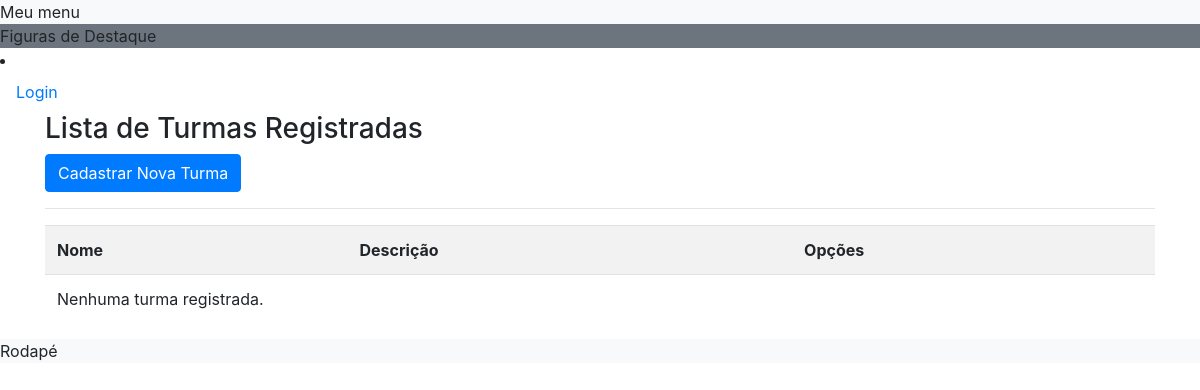
The page /listar/turmas/ on the database as committed earlier.
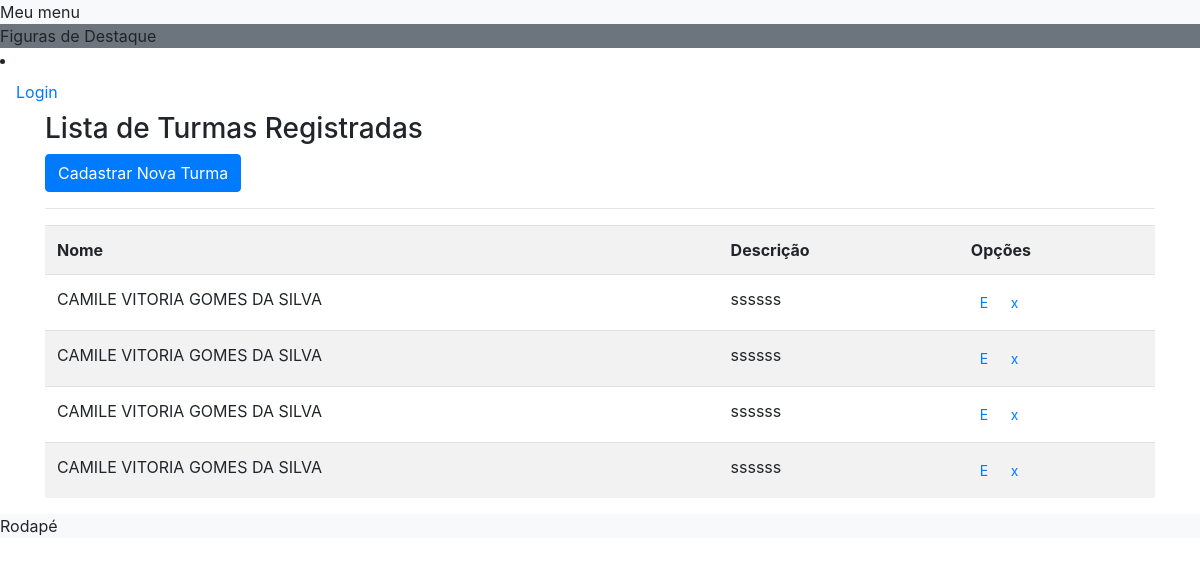
The same page on the database as committed later.
### cadastros/models.py (models this page shows, shortened)
class Turma(models.Model):
    nome = models.CharField(max_length=50)
    descricao = models.CharField(max_length=150, verbose_name="Descrição")

### cadastros/views.py (the view)
# urls.py: path('listar/turmas/', TurmaList.as_view(), name='listar-turmas'),
class TurmaList(ListView):
    model = Turma
    template_name = 'listas/turma.html'

### cadastros/templates/listas/turma.html (shortened to what this page needs)
{% extends 'modelo.html' %}
{% load static %}
{% block conteudo %}
<div class="container">
<h3>Lista de Turmas Registradas</h3>
<a href="{% url 'cadastrar-turma' %}" class="btn btn-primary btn-
sm">Cadastrar Nova Turma</a>
<hr>
<div class="table-responsive">
<table class="table table-striped">
<tr>
<th>Nome</th>
<th>Descrição</th>
<th>Opções</th>
</tr>
{% for turma in object_list %}
<tr>
<td>{{ turma.nome }}</td>
<td>{{ turma.descricao }}</td>
<td>
<a href="{% url 'editar-turma' turma.pk %}" class="btn btn-
warning btn-sm" title="Editar">E</a>
<a href="{% url 'excluir-turma' turma.pk %}" class="btn btn-
danger btn-sm" title="Excluir">x</a>
</td>
</tr>
{% empty %}
<tr>
<td colspan="3">Nenhuma turma registrada.</td>
</tr>
{% endfor %}
</table>
</div>
</div>
{% endblock %}

### inicio/templates/modelo.html (shortened to what this page needs)
<!DOCTYPE html>
<html lang="pt-br">
<head>
<link rel="stylesheet" href="https://cdn.jsdelivr.net/npm/bootstrap@4.0.0/dist/css/bootstrap.min.css">
</head>
<body>
{% block menu %}
<div class="bg-light">
Meu menu
</div>
{% endblock %}
{% block destaque %}
<div class="bg-secondary">
Figuras de Destaque
</div>
{% if request.user.is_authenticated %}
<li class="nav-item active">
<a class="nav-link" href="{% url 'logout' %}">Logout</a>
</li>
{% else %}
<li class="nav-item active">
<a class="nav-link" href="{% url 'login' %}">Login</a>
</li>
{% endif %}
{% endblock %}
{% block conteudo %}{% endblock %}
{% block rodape %}
<div class="bg-light">
Rodapé
</div>
{% endblock %}
</body>
</html>

Rows that differ between the two databases and show on the page:
added Turma: nome "CAMILE VITORIA GOMES DA SILVA", descricao "ssssss"
added Turma: nome "CAMILE VITORIA GOMES DA SILVA", descricao "ssssss"
added Turma: nome "CAMILE VITORIA GOMES DA SILVA", descricao "ssssss"
added Turma: nome "CAMILE VITORIA GOMES DA SILVA", descricao "ssssss"
Other text that changed with them:
text no longer shown: "Nenhuma turma registrada."
